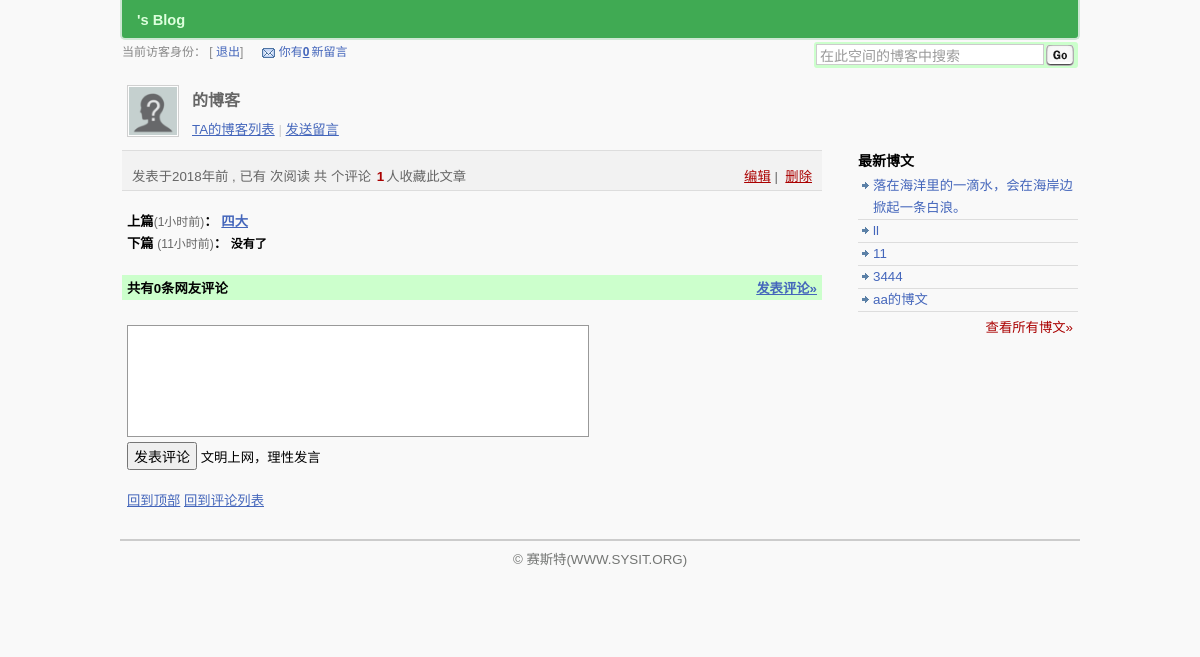
/index.php/blog/viewPost_logined, run on an earlier commit of the app's database.
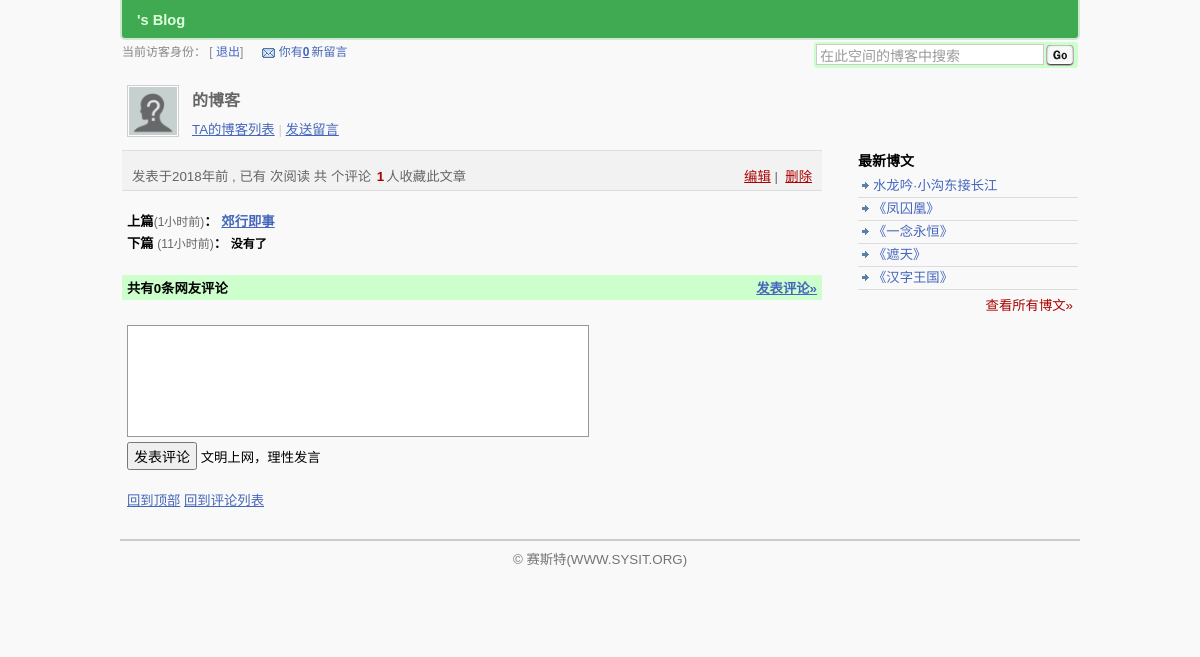
And on a later commit of the database.
### tables this page shows
CREATE TABLE `t_blogs` (
  `BLOG_ID` int(11) NOT NULL AUTO_INCREMENT COMMENT '编号',
  `CATALOG_ID` int(11) DEFAULT NULL COMMENT '所属分类',
  `WRITER` int(11) DEFAULT NULL COMMENT '作者',
  `TITLE` varchar(100) DEFAULT NULL COMMENT '标题',
  `CONTENT` text COMMENT '内容',
  `ADD_TIME` datetime DEFAULT NULL COMMENT '添加时间',
  `CLICK_RATE` int(11) DEFAULT NULL COMMENT '点击率',
  `IS_YOURS` varchar(20) DEFAULT NULL,
  `COMM_RATE` int(11) DEFAULT NULL,
  PRIMARY KEY (`BLOG_ID`),
  KEY `FK_CATALOGS_BLOGS` (`CATALOG_ID`),
  KEY `FK_USERS_BLOGS` (`WRITER`),
  CONSTRAINT `FK_CATALOGS_BLOGS` FOREIGN KEY (`CATALOG_ID`) REFERENCES `t_blog_catalogs` (`CATALOG_ID`) ON DELETE CASCADE,
  CONSTRAINT `FK_USERS_BLOGS` FOREIGN KEY (`WRITER`) REFERENCES `t_users` (`USER_ID`) ON DELETE CASCADE
);

### application/controllers/Blog.php (called while the page is built, shortened)
<?php defined('BASEPATH') OR exit('No direct script access allowed');
    class Blog extends CI_Controller{
        public function viewPost_logined(){
            $urltext=$this->input->get('id');
            $id=substr($urltext,0,strrpos($urltext,"?"));
            $time=substr($urltext,-19);
            $this->load->model('Blog_model');
            $rs=$this->Blog_model->get_comments($id);
            $arr['userRatings']=$rs;
            $res=$this->Blog_model->show_next($time);
            $arr['next']=$res;
            $resu=$this->Blog_model->show_prev($time);
            $arr['prev']=$resu;
            $resul=$this->Blog_model->comment_person($id);
            $arr['ator']=$resul;
            $result=$this->Blog_model->comcount($id);
            $arr['cou']=$result;
            $rst=$this->Blog_model->newArticle();
            $arr['nArticle']=$rst;
            $this->load->view('viewPost_logined.php',$arr);
        }
    }
?>

### index.php (called while the page is built, shortened)
<?php
require_once BASEPATH.'core/CodeIgniter.php';

### application/models/Blog_model.php (called while the page is built, shortened)
<?php defined('BASEPATH') OR exit('No direct script access allowed');
    class Blog_model extends CI_model{
        public function show_prev($time){
            $sql="select * from t_blogs
                  where ADD_TIME>'$time'
                  order by ADD_TIME LIMIT 1";
            $query=$this->db->query($sql);
            return $query->row();
        }
        public function comcount($id){
            $sql="select count(*) AS count from t_comments where BLOG_ID='$id'";
            $query=$this->db->query($sql);
            return $query->result();
        }
        public function newArticle(){
            $sql="select * from t_blogs,t_blog_catalogs
                  where t_blogs.CATALOG_ID=t_blog_catalogs.CATALOG_ID
                  order by t_blogs.ADD_TIME DESC limit 5";
            $query=$this->db->query($sql);
            return $query->result();
        }
    }
?>

### application/views/viewPost_logined.php (the view, shortened to what this page needs)
<!DOCTYPE html PUBLIC "-//W3C//DTD XHTML 1.0 Transitional//EN" "http://www.w3.org/TR/xhtml1/DTD/xhtml1-transitional.dtd">
<html xmlns="http://www.w3.org/1999/xhtml"><head>
    <link rel="stylesheet" href="assets/css/space2011.css" type="text/css" media="screen">
  <link rel="stylesheet" type="text/css" href="assets/css/jquery.css" media="screen">
</head>
<body>
<div id="OSC_Screen">
<div id="OSC_Banner">
    <div id="OSC_Slogon"><?php echo $this->session->userdata('uname');?>'s Blog</div>
    <div id="OSC_Channels">
        <ul>
        <li><a href="javascript:;" class="project"><?php echo $this->session->userdata(umood);?></a></li>
        </ul>
    </div>
</div><div id="OSC_Topbar">
	  <div id="VisitorInfo">
		当前访客身份：
				<?php echo $this->session->userdata('uname');?> [ <a href="User/unindex">退出</a>] <span id="OSC_Notification">
			<a href="Blog/inbox" class="msgbox" title="进入我的留言箱">你有<em>0</em>新留言</a>
          </span>
		</div>
		<div id="SearchBar">
    		<form action="javascript:;">
                <input id="txt_q" name="q" class="SERACH" value="在此空间的博客中搜索" onblur="(this.value=='')?this.value='在此空间的博客中搜索':this.value" onfocus="if(this.value=='在此空间的博客中搜索'){this.value='';};this.select();" type="text">
				<input class="SUBMIT" value="搜索" type="submit">
    		</form>
		</div>
	</div>
	<div id="OSC_Content"><div class="SpaceChannel">
	<div id="portrait"><a href="Blog/adminIndex"><img src="images/portrait.gif" alt="<?php echo $this->session->userdata('uname');?>" title="<?php echo $this->session->userdata('uname');?>" class="SmallPortrait" user="154693" align="absmiddle"></a></div>
    <div id="lnks">
		<strong><?php echo $this->session->userdata('uname');?>的博客</strong>
		<div>
			<a href="Blog/index">TA的博客列表</a>&nbsp;|
			<a href="Message/sendMsg">发送留言</a>
		</div>
	</div>
</div>
<div class="Blog">
  <div class="BlogTitle">
    <div class="BlogStat">
        <span class="admin">
            <?php
                if($this->session->userdata('uid')==$userRatings->WRITER){
                    echo "<a href=\"Blog/newBlog?id=$userRatings->BLOG_ID\">编辑</a>&nbsp;|&nbsp;
                          <a href=\"javascript:;\">删除</a>";
                }else{
                    echo "";
                }
            ?>
		</span>
        发表于<?php
        $nowYear=date( 'Y' );
        $nowMonth=date( 'm' );
        $nowDay=date( 'd' );
        $nowHour=date( 'H' );
        $nowMinute=date( 'i' );
        $nowSecond=date( 's' );
        $oldTime=$userRatings->ADD_TIME;
        $preDay=explode('-',$oldTime);
        $sdate=explode(' ',$preDay[2]);
        $time=explode(':',$sdate[1]) ;
        if($nowYear!=$preDay[0]){
            echo $nowYear-$preDay[0].'年';
        }else if($nowMonth!=$preDay[1]){
            echo $nowMonth-$preDay[1].'个月';
        }else if($nowDay!=$sdate[0]){
            echo $nowDay-$sdate[0].'天';
        }else if($nowHour!=$time[0]){
            echo $nowHour-$time[0].'小时';
        }else if($nowMinute!=$time[1]){
            echo $nowMinute-$time[1].'分钟';
        }else if($nowSecond!=$time[2]){
            echo $nowSecond!=$time[2].'秒';
        }
        ?>前 ,
		已有<strong><?php echo $userRatings->CLICK_RATE;?></strong>次阅读
		共<strong><a href="javascript:scroll(0,330)"><?php echo $userRatings->COMM_RATE;?></a></strong>个评论
		<strong>1</strong>人收藏此文章
	</div>
  </div>
      <div class="BlogLinks">
	<ul>
          <li>上篇<span>(1小时前)</span>：
              <?php $ntime=urlencode($prev->ADD_TIME);
              if($prev){?>
              <a href="Blog/viewPost_logined?id=<?php echo $prev->BLOG_ID?>?time=<?php echo $ntime?>" class="prev">
                  <?php echo $prev->TITLE;?>
              </a>
              <?php
              } else{
                  echo "<span style='font-weight:800;color:#000;'>没有了</span>";
              }?>
          </li>
          <li>下篇 <span>(11小时前)</span>：
              <?php $ntime=urlencode($next->ADD_TIME);
              if($next){?>
              <a href="Blog/viewPost_logined?id=<?php echo $next->BLOG_ID?>?time=<?php echo $ntime?>" class="next">
                  <?php echo $next->TITLE;?>
              </a>
              <?php
              } else{
                  echo "<span style='font-weight:800;color:#000;'>没有了</span>";
              }?>
          </li>
    </ul>
  </div>
    <div class="BlogComments">
        <h2><a name="comments" href="javascript:scroll(0,document.body.scrollHeight)" class="opts">发表评论»</a>
            <p class="num">共有<?php $num=$cou[0]->count;echo $num;?>条网友评论</p>
        </h2>
    </div>
  <div class="CommentForm">
    <form id="form_comment" action="javascript:scroll(0,0)" method="POST">
      <textarea id="ta_post_content" name="content" style="width: 450px; height: 100px;"></textarea><br>
	  <input value="发表评论" id="btn_comment" class="SUBMIT" type="submit">
	  <span id="cmt_tip">文明上网，理性发言</span>
    </form>
	<a href="javascript:scroll(0,0)" class="more">回到顶部</a>
	<a href="javascript:scroll(0,330)" class="more">回到评论列表</a>
  </div>
  </div>
<div class="BlogMenu"><div class="RecentBlogs SpaceModule">
	<strong>最新博文</strong>
        <ul>
            <?php
                foreach ($nArticle as $val) {
                    ?>
                    <li><a href="javascript:;"><?php echo $val->TITLE;?></a></li>
                    <?php
                }?>
			<li class="more"><a href="Blog/index">查看所有博文»</a></li>
        </ul>
</div>
</div>
<link type="text/css" rel="stylesheet" href="css/shCore.css">
<link type="text/css" rel="stylesheet" href="css/shThemeDefault.css">
</div>
	<div id="OSC_Footer">© 赛斯特(WWW.SYSIT.ORG)</div>
</div>
</body></html>

### assets/css/space2011.css (style rules this page uses)
* { padding: 0; margin: 0; }
a { color:#4466BB;outline:0; }
ul,ol { list-style-type:none; }
img { border:0; }
textarea { resize: none; }
body { background:#f9f9f9; //background:#666; text-align:center; font-size:10pt; -webkit-text-size-adjust:none; }
.SmallPortrait { filter:alpha(opacity=90); -moz-opacity:0.9; opacity: 0.9; padding:1px; background:#fff; border:1px solid #ccc; }
#OSC_Screen { width:960px; margin:0px auto; text-align:left; padding:0 4px; margin-bottom:50px; background:#f9f9f9; }
#OSC_Banner { background:#40AA53; border:2px solid #CEE7D3; border-top:0; height:36px; padding:2px 5px 0 5px; -moz-border-radius-bottomleft: 5px; -moz-border-radius-bottomright: 5px; border-bottom-left-radius: 5px; border-bottom-right-radius: 5px; -webkit-border-bottom-left-radius: 5px; -webkit-border-bottom-right-radius: 5px; }
#OSC_Banner #OSC_Slogon { float:left;margin:10px 0 0 10px; color:#DFD;font-weight:bold; font-size:11pt; }
#OSC_Notification { width:200px; margin-left:10px; font-size:9pt; }
#OSC_Notification a.msgbox { background:url('../images/msg.gif') no-repeat 5px 5px; padding:2px 4px 2px 22px; text-decoration:none; -moz-border-radius: 5px; border-radius: 5px; -webkit-border-radius: 5px; }
#OSC_Notification a em { font-style:normal;font-weight:bold;margin-right:2px;text-decoration:underline; }
#OSC_Banner #OSC_Channels { margin-right:10px; float:right; font-weight:bold; font-size:11pt; height:35px; line-height:35px; }
#OSC_Banner #OSC_Channels ul li { float:left;margin:0px 5px 0 10px; }
#OSC_Banner #OSC_Channels ul li a { text-decoration:none;color:#EFE;padding:2px; }
#OSC_Topbar { margin:2px; }
#OSC_Topbar #VisitorInfo { font-size:9pt;color:#888;float:left; }
#OSC_Topbar #VisitorInfo a { text-decoration:none; }
#OSC_Topbar #SearchBar { float:right; background: #cfc; padding:2px; -moz-border-radius: 3px; border-radius: 3px; -webkit-border-radius: 3px; }
#OSC_Topbar #SearchBar * { color:#999;float:left; }
#OSC_Topbar #SearchBar input.SERACH { width:220px; margin-right:2px; border:1px solid #ccc; font-size:10.5pt; padding:2px 3px 1px 3px; }
#OSC_Topbar #SearchBar input.SUBMIT { width:28px; height:21px; margin:1px 2px 0 0; background:url('../images/go.gif') no-repeat 0 0; border:0; text-indent:-9999em; cursor:pointer; }
#OSC_Footer { margin-top:20px; padding-bottom:50px; height:38px; line-height:38px; border-top:2px solid #CCCCCC; color:#737573; text-align:center; }
#OSC_Content { margin:10px 2px; }
.SpaceChannel #portrait { float:left;width:60px;height:60px;padding:5px;margin:2px 0 0 0; }
.SpaceChannel #portrait img { width:48px;height:48px; }
.SpaceChannel #lnks { float:left;padding:5px 0 0 0;color:#888; }
.SpaceChannel #lnks strong { color:#666;font-size:12pt;display:block;margin:4px 0 8px 0; }
.SpaceChannel #lnks div { color:#CCC; }
.BlogMenu { float:right;width:220px; }
.BlogMenu .SpaceModule { margin:0 0 20px 0; }
.BlogMenu .SpaceModule strong { display:block;font-size:10.5pt;margin:0 0 5px 0 ; }
.BlogMenu .SpaceModule ul li { line-height:22px; background:url('../images/fw_arrow.gif') no-repeat 0px 3px; padding-left:15px; border-bottom:1px solid #ddd; overflow:hidden; }
.BlogMenu .SpaceModule ul li.more { background:none; border:0; text-align:right; padding:5px 5px 0 0; }
.BlogMenu .SpaceModule ul li.more a { color:#A00; }
.BlogMenu .SpaceModule ul li a { text-decoration:none; }
.Blog { float:left;width:700px;overflow:hidden; }
.BlogTitle { padding:5px 0 5px 10px; margin:0 0 20px 0; background:#f2f2f2; border-top:1px solid #ddd; border-bottom:1px solid #ddd; }
.BlogTitle .BlogStat { color:#666; }
.BlogTitle .BlogStat strong { margin:0 2px;color:#A00; }
.BlogTitle .BlogStat a { color:#A00; }
.BlogTitle .BlogStat .admin { float:right;margin-right:10px; }
.BlogLinks { padding-left:5px; }
.BlogLinks ul { list-style-type:none;font-weight:bold;margin:10px 0 0 0;line-height:22px; }
.BlogLinks ul li span { font-weight:normal;font-size:9pt;color:#666; }
.BlogComments { margin:20px 0 0 0; }
.BlogComments h2 { background:#cfc;font-size:10pt;padding:3px 5px; }
.BlogComments h2 .opts { float:right; }
.CommentForm { margin:0 5px; }
.CommentForm form { margin: 20px 0 20px 0; padding:0; }
.CommentForm form textarea { padding:5px;border:1px solid #999;margin:5px 0 }
.CommentForm form input.SUBMIT { font-size:14px;height:28px;line-height:26px;padding:0 5px; }

### application/views/viewPost_logined.php (style rules this page uses)
body,table,input,textarea,select { font-family:Verdana,sans-serif,宋体; }

What changed in the data, as far as the page shows it:
removed t_blogs: TITLE "aa的博文"
changed t_blogs: TITLE "四大" → "郊行即事"
changed t_blogs: TITLE "落在海洋里的一滴水，会在海岸边掀起一条白浪。" → "水龙吟·小沟东接长江"
changed t_blogs: TITLE "ll" → "《凤囚凰》"
changed t_blogs: TITLE "11" → "《一念永恒》"
changed t_blogs (number 5 of 6 on the later page): TITLE "3444" → "《遮天》"
now on this page (row edited): t_blogs: TITLE "《汉字王国》"
